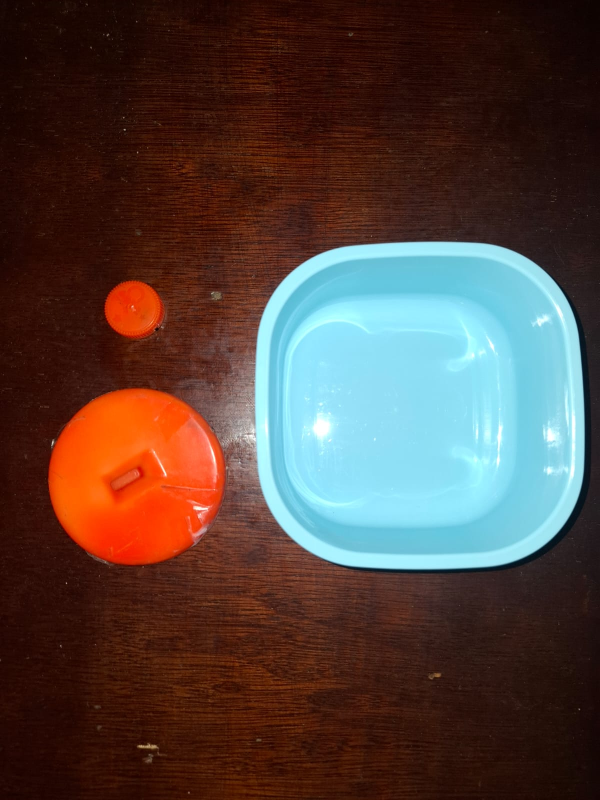
#> input picture example2.jpeg, 1200 x 1600 px, given in place of the camera (shown at 1/2 size)
$ python object_measurentment.py
#> lines starting #> are read from the running program, lines starting #| are printed output that depends on the picture; after the words box and inside, x2 and y2 are one past the last pixel; in counts of white or black regions, pixels touching at a corner belong together
"""
Basic real-time object size measurement system using distance-based calibration
for accurate dimensional analysis without camera distortion correction.

Features:
   - Simple distance-based size calibration system
   - Real-time object detection using contour analysis
   - Live size measurement display in pixels and centimeters
   - Automatic camera setup with optimal resolution and frame rate
   - Basic binary thresholding for object detection

Calibration System:
   - Reference object: 20cm at 200cm distance = 40px
   - Working distance: 568.5cm (calibrated for specific setup)
   - Direct pixel-to-centimeter conversion without distortion correction
   - Simple linear scaling based on distance relationship

Processing Pipeline:
   1. Capture video frame from camera
   2. Convert to grayscale for processing
   3. Apply binary threshold to isolate objects
   4. Find contours of detected objects
   5. Calculate bounding rectangles and filter by minimum area
   6. Convert pixel dimensions to centimeters using calibration
   7. Display measurements with colored bounding boxes

Configuration:
   - Camera resolution: 1280x720 @ 30fps
   - Minimum contour area: 500 pixels
   - Binary threshold: 100 (inverse threshold)
   - Display resolution: 1280x720
   - Bounding box color: Blue (255, 0, 0 in BGR)

Dependencies:
   - opencv-python

Controls:
   - 'q': Quit application

Output:
   - Real-time video feed with object measurements
   - Blue bounding boxes around detected objects
   - Size labels showing both pixel and centimeter dimensions
   - Camera properties display (resolution, FPS, codec)
"""
import cv2

# ====== KALIBRASI UKURAN DENGAN JARAK ======
ukuran_objek_cm = 20               # Ukuran real objek kalibrasi (cm)
ukuran_objek_px = 40               # Ukuran objek di kamera saat kalibrasi (pixel)
jarak_kalibrasi_cm = 200           # Jarak kamera ke objek saat kalibrasi (cm)
jarak_kamera_cm = 568.5            # Jarak kamera saat penggunaan (cm) - bisa diubah

# Hitung konstanta kalibrasi
k = ukuran_objek_cm / (ukuran_objek_px * jarak_kalibrasi_cm)
cm_per_pixel = k * jarak_kamera_cm

# ====== INISIALISASI KAMERA ======
cap = cv2.VideoCapture(0)
cap.set(cv2.CAP_PROP_FRAME_WIDTH, 1280)
cap.set(cv2.CAP_PROP_FRAME_HEIGHT, 720)
cap.set(cv2.CAP_PROP_FPS, 30)

width = int(cap.get(cv2.CAP_PROP_FRAME_WIDTH))
height = int(cap.get(cv2.CAP_PROP_FRAME_HEIGHT))
fps = cap.get(cv2.CAP_PROP_FPS)
fourcc_int = int(cap.get(cv2.CAP_PROP_FOURCC))
fourcc = "".join([chr((fourcc_int >> 8 * i) & 0xFF) for i in range(4)])

print(f"Resolusi: {width}x{height}")
print(f"FPS: {fps}")
print(f"FOURCC Codec: {fourcc}")
print(f"Rasio cm/pixel: {cm_per_pixel:.5f} cm/pixel")

# ====== RESIZE UNTUK TAMPILAN WINDOW ======
display_width = 1280
display_height = 720
scale_x = display_width / width
scale_y = display_height / height

# ====== LOOP UTAMA ======
while True:
    ret, frame = cap.read()
#> frame is the input picture: shape (1600, 1200, 3); mean B, G, R 59.6, 66, 83.6
    if not ret:
        break

    gray = cv2.cvtColor(frame, cv2.COLOR_BGR2GRAY)
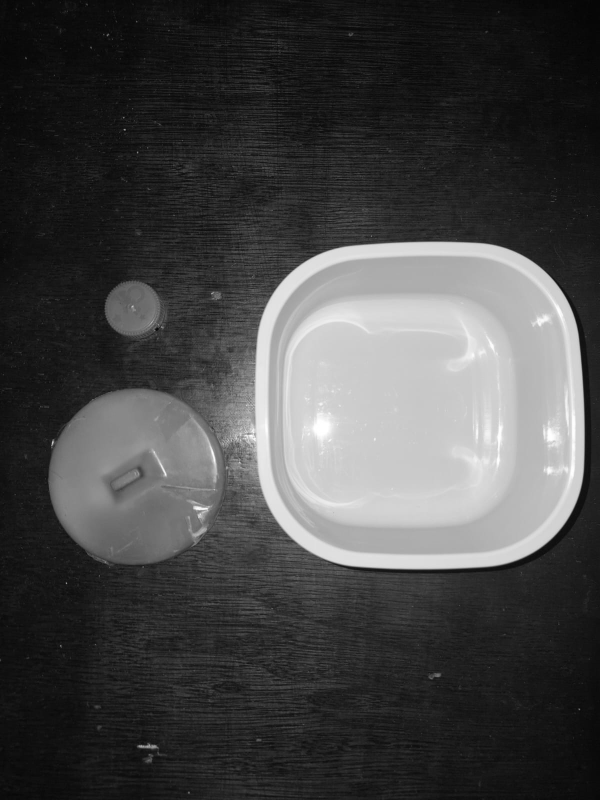
#> gray: shape (1600, 1200) (shown at 1/2 size); min 4, max 255, mean 70.5
    _, thresh = cv2.threshold(gray, 100, 255, cv2.THRESH_BINARY_INV)
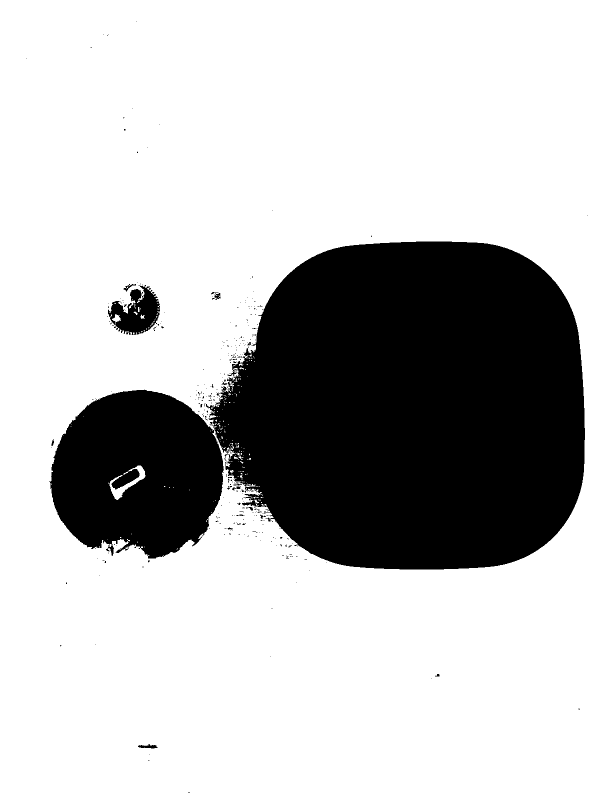
#> thresh: shape (1600, 1200) (shown at 1/2 size); 74.1% white; 354 black regions (334 under 20 px), largest, box (x1, y1, x2, y2) and area: (412, 483, 1170, 1139) 401508, (99, 779, 448, 1117) 88736, (216, 570, 320, 670) 5825
    contours, _ = cv2.findContours(thresh, cv2.RETR_EXTERNAL, cv2.CHAIN_APPROX_SIMPLE)
#> contours = [[[0, 0], [0, 1599], [1199, 1599], [1199, 0]]]

    for cnt in contours:
        if cv2.contourArea(cnt) < 500:
            continue
        x, y, w, h = cv2.boundingRect(cnt)

        width_cm = w * cm_per_pixel
        height_cm = h * cm_per_pixel

        # Ubah warna ke biru (BGR: 255, 0, 0)
        color = (255, 0, 0)

        cv2.rectangle(frame, (x, y), (x + w, y + h), color, 2)
        label = f"{w}px/{width_cm:.2f}cm x {h}px/{height_cm:.2f}cm"
        cv2.putText(frame, label, (x, y - 10),
                    cv2.FONT_HERSHEY_SIMPLEX, 0.6, color, 2)
#> this loop made 1 pass
#> (cnt, x, y, w, h, width_cm, height_cm, color) on pass 1: ([[0, 0], [0, 1599], [1199, 1599], [1199, 0]], 0, 0, 1200, 1600, 1705.5, 2274, (255, 0, 0))
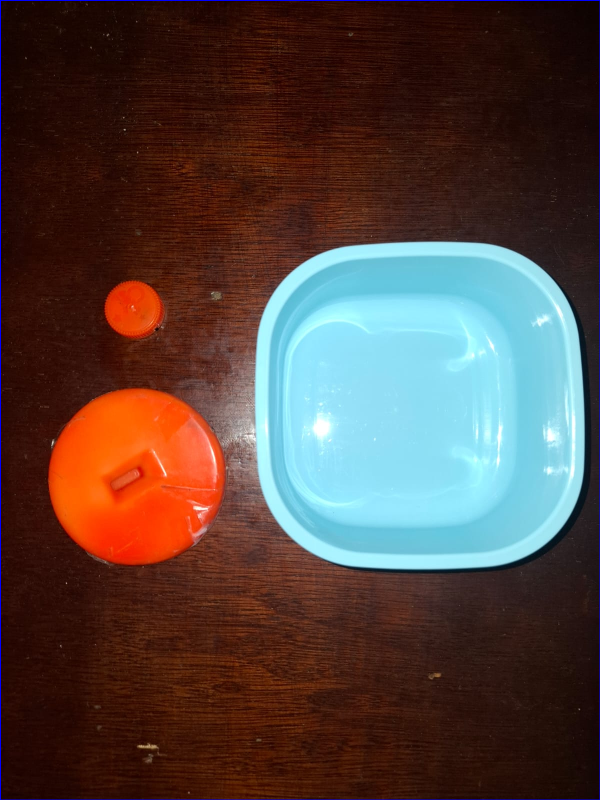
#> frame: shape (1600, 1200, 3) (shown at 1/2 size); 0.44% of pixels changed, all inside (x1, y1, x2, y2) = (0, 0, 1200, 1600)

    display_frame = cv2.resize(frame, (display_width, display_height))
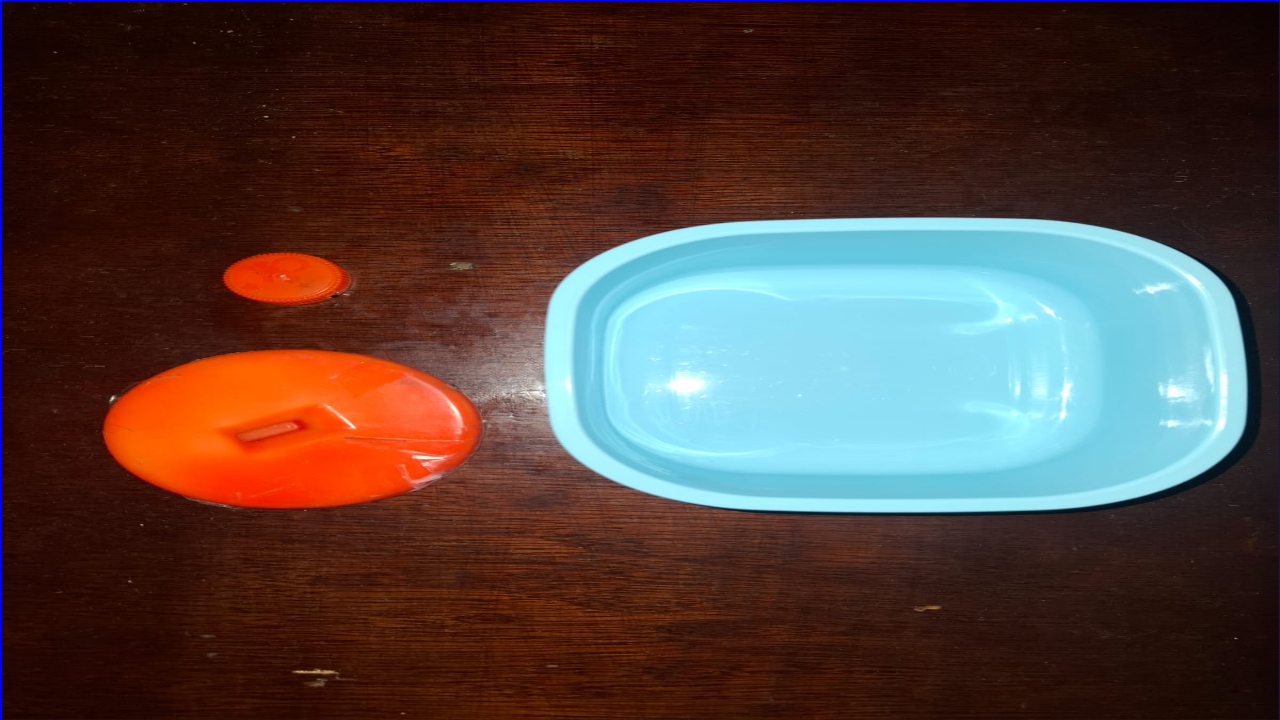
#> display_frame: shape (720, 1280, 3); mean B, G, R 60.6, 65.8, 83.4
    cv2.imshow("Object Size Detection", display_frame)

    if cv2.waitKey(1) & 0xFF == ord('q'):
#> (key q is pressed here)
        break

cap.release()
cv2.destroyAllWindows()

$ run again, on example.png
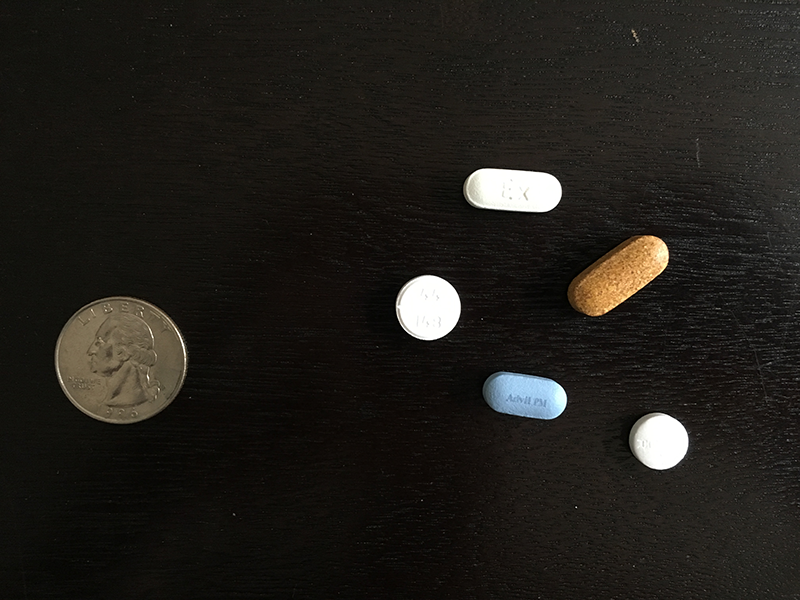
#> input picture example.png, 800 x 600 px, given in place of the camera
#> frame is the input picture: shape (600, 800, 3); mean B, G, R 26.1, 30.7, 33.2
#> `_, thresh = cv2.threshold(gray, 100, 255, cv2.THRESH_BINARY_INV)`:
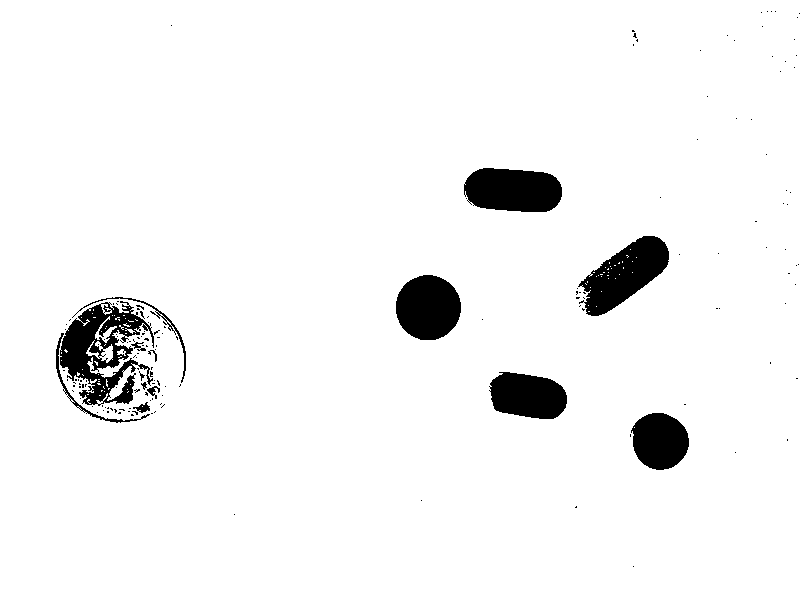
#> thresh: shape (600, 800); 95.4% white; 159 black regions (145 under 20 px), largest, box (x1, y1, x2, y2) and area: (60, 301, 154, 406) 4652, (578, 236, 669, 316) 3808, (464, 168, 562, 212) 3597
#> contours = 1 item
#> the loop `for cnt in contours:` made 1 pass
#> (x, y, w, h, width_cm, height_cm, color, label) on pass 1: (0, 0, 800, 600, 1137, 852.8, (255, 0, 0), '800px/1137.00cm x 600px/852.75cm')
#> `display_frame = cv2.resize(frame, (display_width, display_height))`:
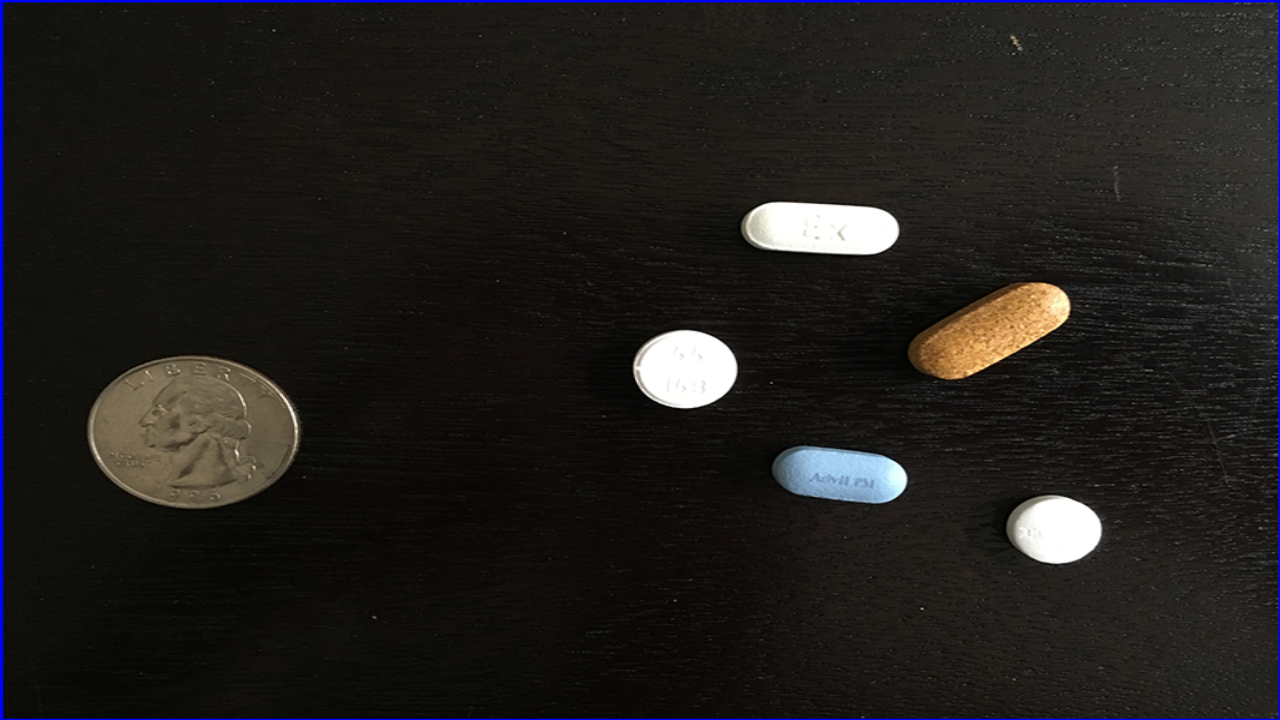
#> display_frame: shape (720, 1280, 3); mean B, G, R 28.1, 30.3, 32.8
